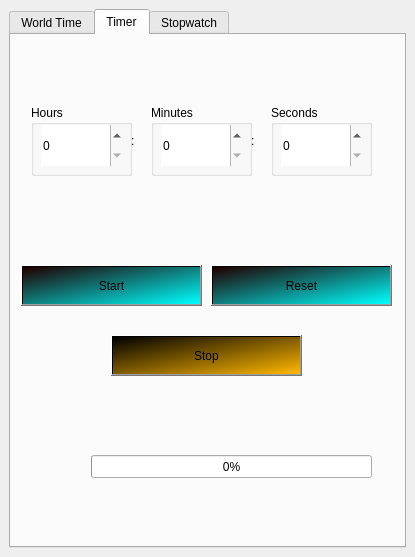
<?xml version="1.0" encoding="UTF-8"?>
<ui version="4.0">
 <class>MainWindow</class>
 <widget class="QMainWindow" name="MainWindow">
  <property name="enabled">
   <bool>true</bool>
  </property>
  <property name="geometry">
   <rect>
    <x>0</x>
    <y>0</y>
    <width>415</width>
    <height>557</height>
   </rect>
  </property>
  <property name="windowTitle">
   <string>MainWindow</string>
  </property>
  <property name="styleSheet">
   <string notr="true"/>
  </property>
  <widget class="QWidget" name="centralwidget">
   <layout class="QVBoxLayout" name="verticalLayout_2">
    <item>
     <widget class="QTabWidget" name="all">
      <property name="enabled">
       <bool>true</bool>
      </property>
      <property name="styleSheet">
       <string notr="true">font: 75 10pt &quot;MS Shell Dlg 2&quot;;
</string>
      </property>
      <property name="currentIndex">
       <number>1</number>
      </property>
      <widget class="QWidget" name="my_time">
       <attribute name="title">
        <string>World Time</string>
       </attribute>
       <widget class="QLabel" name="time">
        <property name="enabled">
         <bool>true</bool>
        </property>
        <property name="geometry">
         <rect>
          <x>130</x>
          <y>30</y>
          <width>151</width>
          <height>41</height>
         </rect>
        </property>
        <property name="font">
         <font>
          <family>MS Shell Dlg 2</family>
          <pointsize>28</pointsize>
          <weight>50</weight>
          <italic>false</italic>
          <bold>false</bold>
         </font>
        </property>
        <property name="styleSheet">
         <string notr="true">color: rgb(170, 255, 255);
font: 28pt &quot;MS Shell Dlg 2&quot;;
color: qradialgradient(spread:repeat, cx:0.5, cy:0.5, radius:0.077, fx:0.5, fy:0.5, stop:0 rgba(0, 169, 255, 147), stop:0.497326 rgba(0, 0, 0, 147), stop:1 rgba(0, 169, 255, 147));</string>
        </property>
        <property name="text">
         <string>22:49:23</string>
        </property>
       </widget>
       <widget class="QLabel" name="moscow_label">
        <property name="geometry">
         <rect>
          <x>130</x>
          <y>70</y>
          <width>141</width>
          <height>16</height>
         </rect>
        </property>
        <property name="font">
         <font>
          <family>MS Shell Dlg 2</family>
          <pointsize>10</pointsize>
          <weight>9</weight>
          <italic>false</italic>
          <bold>false</bold>
         </font>
        </property>
        <property name="styleSheet">
         <string notr="true">color: qradialgradient(spread:repeat, cx:0.5, cy:0.5, radius:0.077, fx:0.5, fy:0.5, stop:0 rgba(0, 169, 255, 147), stop:0.497326 rgba(0, 0, 0, 147), stop:1 rgba(0, 169, 255, 147));</string>
        </property>
        <property name="text">
         <string>Moscow Standard Time</string>
        </property>
       </widget>
       <widget class="QFrame" name="moscow">
        <property name="geometry">
         <rect>
          <x>20</x>
          <y>150</y>
          <width>371</width>
          <height>61</height>
         </rect>
        </property>
        <property name="styleSheet">
         <string notr="true">background-color: rgb(240, 240, 240);
border-color: rgb(10, 10, 10);</string>
        </property>
        <property name="frameShape">
         <enum>QFrame::StyledPanel</enum>
        </property>
        <property name="frameShadow">
         <enum>QFrame::Plain</enum>
        </property>
        <widget class="QLabel" name="rus_time">
         <property name="enabled">
          <bool>true</bool>
         </property>
         <property name="geometry">
          <rect>
           <x>10</x>
           <y>10</y>
           <width>211</width>
           <height>41</height>
          </rect>
         </property>
         <property name="font">
          <font>
           <family>MS Shell Dlg 2</family>
           <pointsize>16</pointsize>
           <weight>9</weight>
           <italic>false</italic>
           <bold>false</bold>
          </font>
         </property>
         <property name="styleSheet">
          <string notr="true">color: rgb(0, 170, 0);
font: 75 16pt &quot;MS Shell Dlg 2&quot;;
font: 75 16pt &quot;MS Shell Dlg 2&quot;;
color: qconicalgradient(cx:0.5, cy:0.5, angle:0, stop:0 rgba(35, 40, 3, 255), stop:0.16 rgba(136, 106, 22, 255), stop:0.225 rgba(166, 140, 41, 255), stop:0.285 rgba(204, 181, 74, 255), stop:0.345 rgba(235, 219, 102, 255), stop:0.415 rgba(245, 236, 112, 255), stop:0.52 rgba(209, 190, 76, 255), stop:0.57 rgba(187, 156, 51, 255), stop:0.635 rgba(168, 142, 42, 255), stop:0.695 rgba(202, 174, 68, 255), stop:0.75 rgba(218, 202, 86, 255), stop:0.815 rgba(208, 187, 73, 255), stop:0.88 rgba(187, 156, 51, 255), stop:0.935 rgba(137, 108, 26, 255), stop:1 rgba(35, 40, 3, 255));
</string>
         </property>
         <property name="text">
          <string>Time in Moscow</string>
         </property>
        </widget>
        <widget class="QLabel" name="time_m">
         <property name="geometry">
          <rect>
           <x>270</x>
           <y>20</y>
           <width>91</width>
           <height>21</height>
          </rect>
         </property>
         <property name="styleSheet">
          <string notr="true">font: 75 18pt &quot;MS Shell Dlg 2&quot;;
color: qconicalgradient(cx:0.5, cy:0.5, angle:0, stop:0 rgba(35, 40, 3, 255), stop:0.16 rgba(136, 106, 22, 255), stop:0.225 rgba(166, 140, 41, 255), stop:0.285 rgba(204, 181, 74, 255), stop:0.345 rgba(235, 219, 102, 255), stop:0.415 rgba(245, 236, 112, 255), stop:0.52 rgba(209, 190, 76, 255), stop:0.57 rgba(187, 156, 51, 255), stop:0.635 rgba(168, 142, 42, 255), stop:0.695 rgba(202, 174, 68, 255), stop:0.75 rgba(218, 202, 86, 255), stop:0.815 rgba(208, 187, 73, 255), stop:0.88 rgba(187, 156, 51, 255), stop:0.935 rgba(137, 108, 26, 255), stop:1 rgba(35, 40, 3, 255));
</string>
         </property>
         <property name="text">
          <string>22:49</string>
         </property>
        </widget>
       </widget>
       <widget class="QFrame" name="london">
        <property name="geometry">
         <rect>
          <x>20</x>
          <y>230</y>
          <width>371</width>
          <height>61</height>
         </rect>
        </property>
        <property name="styleSheet">
         <string notr="true">background-color: rgb(240, 240, 240);
border-color: rgb(10, 10, 10);</string>
        </property>
        <property name="frameShape">
         <enum>QFrame::StyledPanel</enum>
        </property>
        <property name="frameShadow">
         <enum>QFrame::Plain</enum>
        </property>
        <widget class="QLabel" name="lon_time">
         <property name="enabled">
          <bool>true</bool>
         </property>
         <property name="geometry">
          <rect>
           <x>10</x>
           <y>10</y>
           <width>211</width>
           <height>41</height>
          </rect>
         </property>
         <property name="font">
          <font>
           <family>MS Shell Dlg 2</family>
           <pointsize>16</pointsize>
           <weight>9</weight>
           <italic>false</italic>
           <bold>false</bold>
          </font>
         </property>
         <property name="styleSheet">
          <string notr="true">color: rgb(0, 170, 0);
font: 75 16pt &quot;MS Shell Dlg 2&quot;;
font: 75 16pt &quot;MS Shell Dlg 2&quot;;
color: qconicalgradient(cx:0.5, cy:0.5, angle:0, stop:0 rgba(35, 40, 3, 255), stop:0.16 rgba(136, 106, 22, 255), stop:0.225 rgba(166, 140, 41, 255), stop:0.285 rgba(204, 181, 74, 255), stop:0.345 rgba(235, 219, 102, 255), stop:0.415 rgba(245, 236, 112, 255), stop:0.52 rgba(209, 190, 76, 255), stop:0.57 rgba(187, 156, 51, 255), stop:0.635 rgba(168, 142, 42, 255), stop:0.695 rgba(202, 174, 68, 255), stop:0.75 rgba(218, 202, 86, 255), stop:0.815 rgba(208, 187, 73, 255), stop:0.88 rgba(187, 156, 51, 255), stop:0.935 rgba(137, 108, 26, 255), stop:1 rgba(35, 40, 3, 255));
</string>
         </property>
         <property name="text">
          <string>Time in London</string>
         </property>
        </widget>
        <widget class="QLabel" name="time_l">
         <property name="geometry">
          <rect>
           <x>270</x>
           <y>20</y>
           <width>91</width>
           <height>21</height>
          </rect>
         </property>
         <property name="styleSheet">
          <string notr="true">font: 75 18pt &quot;MS Shell Dlg 2&quot;;
color: qconicalgradient(cx:0.5, cy:0.5, angle:0, stop:0 rgba(35, 40, 3, 255), stop:0.16 rgba(136, 106, 22, 255), stop:0.225 rgba(166, 140, 41, 255), stop:0.285 rgba(204, 181, 74, 255), stop:0.345 rgba(235, 219, 102, 255), stop:0.415 rgba(245, 236, 112, 255), stop:0.52 rgba(209, 190, 76, 255), stop:0.57 rgba(187, 156, 51, 255), stop:0.635 rgba(168, 142, 42, 255), stop:0.695 rgba(202, 174, 68, 255), stop:0.75 rgba(218, 202, 86, 255), stop:0.815 rgba(208, 187, 73, 255), stop:0.88 rgba(187, 156, 51, 255), stop:0.935 rgba(137, 108, 26, 255), stop:1 rgba(35, 40, 3, 255));
</string>
         </property>
         <property name="text">
          <string>22:49</string>
         </property>
        </widget>
       </widget>
       <widget class="QFrame" name="usa">
        <property name="geometry">
         <rect>
          <x>20</x>
          <y>310</y>
          <width>371</width>
          <height>61</height>
         </rect>
        </property>
        <property name="styleSheet">
         <string notr="true">background-color: rgb(240, 240, 240);
border-color: rgb(10, 10, 10);</string>
        </property>
        <property name="frameShape">
         <enum>QFrame::StyledPanel</enum>
        </property>
        <property name="frameShadow">
         <enum>QFrame::Plain</enum>
        </property>
        <widget class="QLabel" name="usa_time">
         <property name="enabled">
          <bool>true</bool>
         </property>
         <property name="geometry">
          <rect>
           <x>10</x>
           <y>10</y>
           <width>211</width>
           <height>41</height>
          </rect>
         </property>
         <property name="font">
          <font>
           <family>MS Shell Dlg 2</family>
           <pointsize>16</pointsize>
           <weight>9</weight>
           <italic>false</italic>
           <bold>false</bold>
          </font>
         </property>
         <property name="styleSheet">
          <string notr="true">color: rgb(0, 170, 0);
font: 75 16pt &quot;MS Shell Dlg 2&quot;;
font: 75 16pt &quot;MS Shell Dlg 2&quot;;
color: qconicalgradient(cx:0.5, cy:0.5, angle:0, stop:0 rgba(35, 40, 3, 255), stop:0.16 rgba(136, 106, 22, 255), stop:0.225 rgba(166, 140, 41, 255), stop:0.285 rgba(204, 181, 74, 255), stop:0.345 rgba(235, 219, 102, 255), stop:0.415 rgba(245, 236, 112, 255), stop:0.52 rgba(209, 190, 76, 255), stop:0.57 rgba(187, 156, 51, 255), stop:0.635 rgba(168, 142, 42, 255), stop:0.695 rgba(202, 174, 68, 255), stop:0.75 rgba(218, 202, 86, 255), stop:0.815 rgba(208, 187, 73, 255), stop:0.88 rgba(187, 156, 51, 255), stop:0.935 rgba(137, 108, 26, 255), stop:1 rgba(35, 40, 3, 255));
</string>
         </property>
         <property name="text">
          <string>Time in New York</string>
         </property>
        </widget>
        <widget class="QLabel" name="time_ny">
         <property name="geometry">
          <rect>
           <x>270</x>
           <y>20</y>
           <width>91</width>
           <height>21</height>
          </rect>
         </property>
         <property name="styleSheet">
          <string notr="true">font: 75 18pt &quot;MS Shell Dlg 2&quot;;
color: qconicalgradient(cx:0.5, cy:0.5, angle:0, stop:0 rgba(35, 40, 3, 255), stop:0.16 rgba(136, 106, 22, 255), stop:0.225 rgba(166, 140, 41, 255), stop:0.285 rgba(204, 181, 74, 255), stop:0.345 rgba(235, 219, 102, 255), stop:0.415 rgba(245, 236, 112, 255), stop:0.52 rgba(209, 190, 76, 255), stop:0.57 rgba(187, 156, 51, 255), stop:0.635 rgba(168, 142, 42, 255), stop:0.695 rgba(202, 174, 68, 255), stop:0.75 rgba(218, 202, 86, 255), stop:0.815 rgba(208, 187, 73, 255), stop:0.88 rgba(187, 156, 51, 255), stop:0.935 rgba(137, 108, 26, 255), stop:1 rgba(35, 40, 3, 255));
</string>
         </property>
         <property name="text">
          <string>22:49</string>
         </property>
        </widget>
       </widget>
      </widget>
      <widget class="QWidget" name="my_timer">
       <attribute name="title">
        <string>Timer</string>
       </attribute>
       <widget class="QProgressBar" name="progressTime">
        <property name="geometry">
         <rect>
          <x>80</x>
          <y>420</y>
          <width>281</width>
          <height>23</height>
         </rect>
        </property>
        <property name="styleSheet">
         <string notr="true">font: 75 12pt &quot;MS Shell Dlg 2&quot;;</string>
        </property>
        <property name="value">
         <number>0</number>
        </property>
       </widget>
       <widget class="QLabel" name="dots">
        <property name="geometry">
         <rect>
          <x>120</x>
          <y>80</y>
          <width>21</width>
          <height>51</height>
         </rect>
        </property>
        <property name="styleSheet">
         <string notr="true">font: 75 36pt &quot;MS Shell Dlg 2&quot;;</string>
        </property>
        <property name="text">
         <string>:</string>
        </property>
       </widget>
       <widget class="QLabel" name="dotes">
        <property name="geometry">
         <rect>
          <x>240</x>
          <y>80</y>
          <width>21</width>
          <height>51</height>
         </rect>
        </property>
        <property name="styleSheet">
         <string notr="true">font: 75 36pt &quot;MS Shell Dlg 2&quot;;</string>
        </property>
        <property name="text">
         <string>:</string>
        </property>
       </widget>
       <widget class="QPushButton" name="start">
        <property name="geometry">
         <rect>
          <x>10</x>
          <y>230</y>
          <width>181</width>
          <height>41</height>
         </rect>
        </property>
        <property name="styleSheet">
         <string notr="true">font: 75 16pt &quot;MS Shell Dlg 2&quot;;
background-color: qlineargradient(spread:pad, x1:0, y1:0, x2:1, y2:1, stop:0.0170455 rgba(31, 0, 0, 255), stop:1 rgba(0, 255, 255, 255));
</string>
        </property>
        <property name="text">
         <string>Start</string>
        </property>
       </widget>
       <widget class="QGroupBox" name="groupHour">
        <property name="geometry">
         <rect>
          <x>20</x>
          <y>70</y>
          <width>101</width>
          <height>71</height>
         </rect>
        </property>
        <property name="styleSheet">
         <string notr="true">font: 75 12pt &quot;MS Shell Dlg 2&quot;;</string>
        </property>
        <property name="title">
         <string>Hours</string>
        </property>
        <widget class="QSpinBox" name="hours">
         <property name="enabled">
          <bool>true</bool>
         </property>
         <property name="geometry">
          <rect>
           <x>10</x>
           <y>20</y>
           <width>81</width>
           <height>41</height>
          </rect>
         </property>
         <property name="styleSheet">
          <string notr="true">font: 75 16pt &quot;MS Shell Dlg 2&quot;;
background-color: rgb(255, 255, 255);
selection-background-color: rgb(0, 0, 0);</string>
         </property>
         <property name="wrapping">
          <bool>false</bool>
         </property>
         <property name="frame">
          <bool>false</bool>
         </property>
         <property name="readOnly">
          <bool>false</bool>
         </property>
         <property name="maximum">
          <number>23</number>
         </property>
        </widget>
       </widget>
       <widget class="QGroupBox" name="groupMinutes">
        <property name="geometry">
         <rect>
          <x>140</x>
          <y>70</y>
          <width>101</width>
          <height>71</height>
         </rect>
        </property>
        <property name="styleSheet">
         <string notr="true">font: 75 12pt &quot;MS Shell Dlg 2&quot;;</string>
        </property>
        <property name="title">
         <string>Minutes</string>
        </property>
        <widget class="QSpinBox" name="minutes">
         <property name="enabled">
          <bool>true</bool>
         </property>
         <property name="geometry">
          <rect>
           <x>10</x>
           <y>20</y>
           <width>81</width>
           <height>41</height>
          </rect>
         </property>
         <property name="styleSheet">
          <string notr="true">font: 75 16pt &quot;MS Shell Dlg 2&quot;;
background-color: rgb(255, 255, 255);
selection-background-color: rgb(0, 0, 0);</string>
         </property>
         <property name="wrapping">
          <bool>false</bool>
         </property>
         <property name="frame">
          <bool>false</bool>
         </property>
         <property name="readOnly">
          <bool>false</bool>
         </property>
         <property name="maximum">
          <number>59</number>
         </property>
        </widget>
       </widget>
       <widget class="QGroupBox" name="groupSeconds">
        <property name="geometry">
         <rect>
          <x>260</x>
          <y>70</y>
          <width>101</width>
          <height>71</height>
         </rect>
        </property>
        <property name="styleSheet">
         <string notr="true">font: 75 12pt &quot;MS Shell Dlg 2&quot;;</string>
        </property>
        <property name="title">
         <string>Seconds</string>
        </property>
        <widget class="QSpinBox" name="seconds">
         <property name="enabled">
          <bool>true</bool>
         </property>
         <property name="geometry">
          <rect>
           <x>10</x>
           <y>20</y>
           <width>81</width>
           <height>41</height>
          </rect>
         </property>
         <property name="styleSheet">
          <string notr="true">font: 75 16pt &quot;MS Shell Dlg 2&quot;;
background-color: rgb(255, 255, 255);
selection-background-color: rgb(0, 0, 0);</string>
         </property>
         <property name="wrapping">
          <bool>false</bool>
         </property>
         <property name="frame">
          <bool>false</bool>
         </property>
         <property name="readOnly">
          <bool>false</bool>
         </property>
         <property name="maximum">
          <number>59</number>
         </property>
        </widget>
       </widget>
       <widget class="QPushButton" name="reset">
        <property name="geometry">
         <rect>
          <x>200</x>
          <y>230</y>
          <width>181</width>
          <height>41</height>
         </rect>
        </property>
        <property name="styleSheet">
         <string notr="true">font: 75 16pt &quot;MS Shell Dlg 2&quot;;
background-color: qlineargradient(spread:pad, x1:0, y1:0, x2:1, y2:1, stop:0.0170455 rgba(31, 0, 0, 255), stop:1 rgba(0, 255, 255, 255));</string>
        </property>
        <property name="text">
         <string>Reset</string>
        </property>
       </widget>
       <widget class="QPushButton" name="stop">
        <property name="geometry">
         <rect>
          <x>100</x>
          <y>300</y>
          <width>191</width>
          <height>41</height>
         </rect>
        </property>
        <property name="styleSheet">
         <string notr="true">font: 75 16pt &quot;MS Shell Dlg 2&quot;;
background-color: qlineargradient(spread:pad, x1:0, y1:0, x2:1, y2:1, stop:0 rgba(0, 0, 0, 255), stop:1 rgba(255, 183, 0, 255));</string>
        </property>
        <property name="text">
         <string>Stop</string>
        </property>
       </widget>
      </widget>
      <widget class="QWidget" name="tab">
       <attribute name="title">
        <string>Stopwatch</string>
       </attribute>
       <widget class="QLabel" name="stopwatch_l">
        <property name="geometry">
         <rect>
          <x>140</x>
          <y>30</y>
          <width>221</width>
          <height>51</height>
         </rect>
        </property>
        <property name="styleSheet">
         <string notr="true">font: 75 28pt &quot;MS Shell Dlg 2&quot;;
color: qradialgradient(spread:repeat, cx:0.5, cy:0.5, radius:0.077, fx:0.5, fy:0.5, stop:0 rgba(0, 169, 255, 147), stop:0.497326 rgba(0, 0, 0, 147), stop:1 rgba(0, 169, 255, 147));</string>
        </property>
        <property name="text">
         <string>00:00</string>
        </property>
       </widget>
       <widget class="QPushButton" name="start_stopwatch">
        <property name="geometry">
         <rect>
          <x>10</x>
          <y>390</y>
          <width>181</width>
          <height>41</height>
         </rect>
        </property>
        <property name="styleSheet">
         <string notr="true">font: 75 16pt &quot;MS Shell Dlg 2&quot;;
background-color: qlineargradient(spread:pad, x1:0, y1:0, x2:1, y2:1, stop:0.0170455 rgba(31, 0, 0, 255), stop:1 rgba(0, 255, 255, 255));
</string>
        </property>
        <property name="text">
         <string>Start</string>
        </property>
       </widget>
       <widget class="QPushButton" name="interval">
        <property name="geometry">
         <rect>
          <x>200</x>
          <y>390</y>
          <width>181</width>
          <height>41</height>
         </rect>
        </property>
        <property name="styleSheet">
         <string notr="true">font: 75 16pt &quot;MS Shell Dlg 2&quot;;
background-color: qlineargradient(spread:pad, x1:0, y1:0, x2:1, y2:1, stop:0 rgba(0, 0, 0, 255), stop:1 rgba(255, 183, 0, 255));</string>
        </property>
        <property name="text">
         <string>Interval</string>
        </property>
       </widget>
       <widget class="QListWidget" name="list_times">
        <property name="geometry">
         <rect>
          <x>10</x>
          <y>80</y>
          <width>371</width>
          <height>291</height>
         </rect>
        </property>
        <property name="styleSheet">
         <string notr="true">font: 75 14pt &quot;MS Shell Dlg 2&quot;;</string>
        </property>
        <property name="frameShape">
         <enum>QFrame::VLine</enum>
        </property>
       </widget>
       <widget class="QPushButton" name="stop_2">
        <property name="geometry">
         <rect>
          <x>100</x>
          <y>440</y>
          <width>191</width>
          <height>41</height>
         </rect>
        </property>
        <property name="styleSheet">
         <string notr="true">font: 75 16pt &quot;MS Shell Dlg 2&quot;;
background-color: qlineargradient(spread:pad, x1:0, y1:0, x2:1, y2:1, stop:0 rgba(0, 0, 0, 255), stop:1 rgba(255, 183, 0, 255));</string>
        </property>
        <property name="text">
         <string>Stop</string>
        </property>
       </widget>
      </widget>
     </widget>
    </item>
   </layout>
  </widget>
 </widget>
 <resources/>
 <connections/>
</ui>
